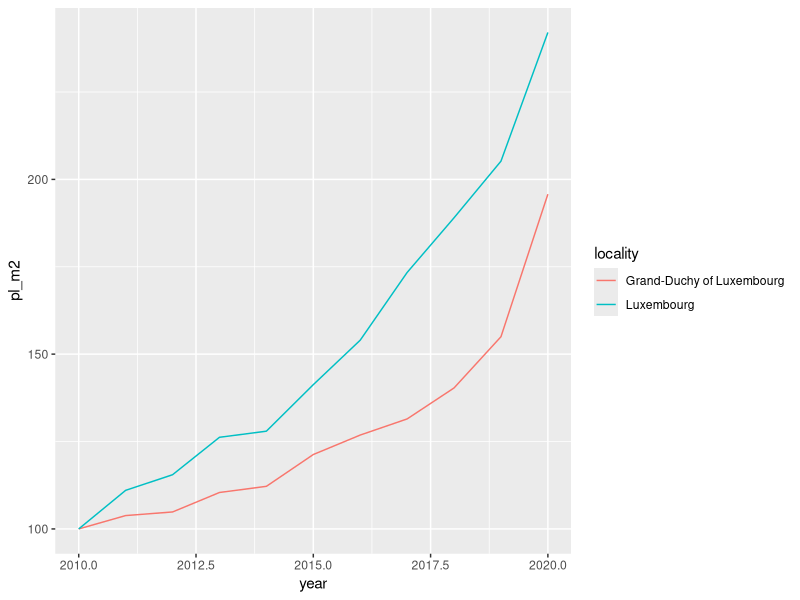
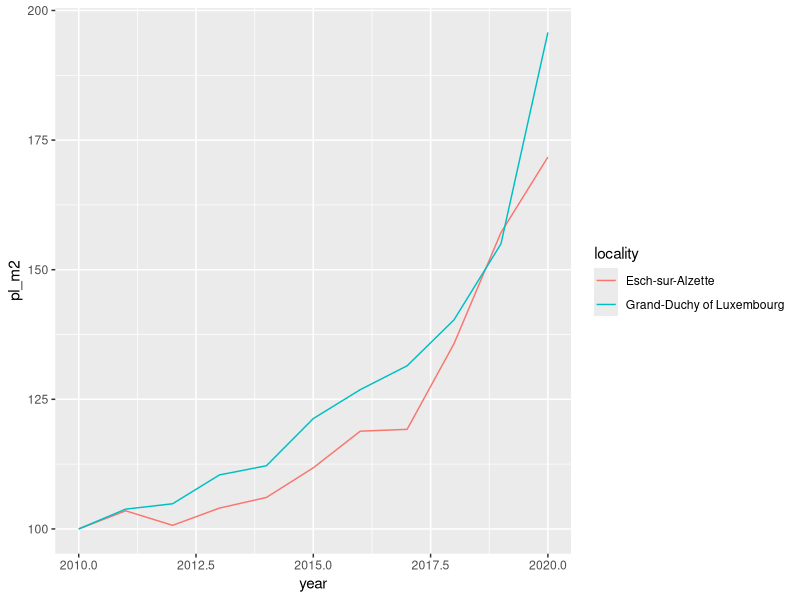
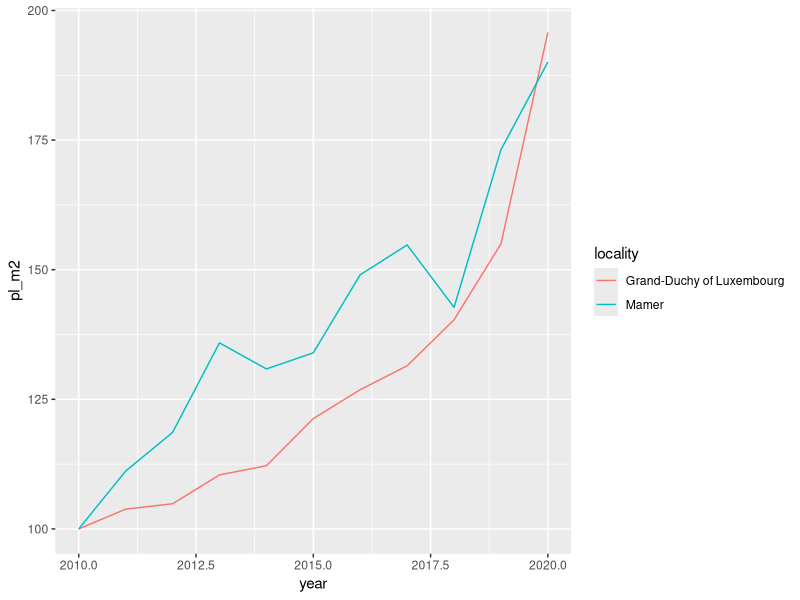
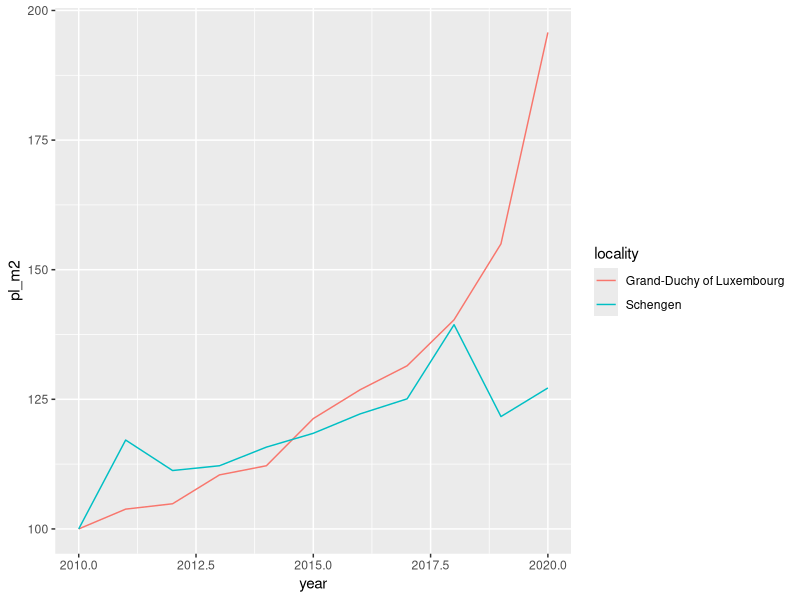
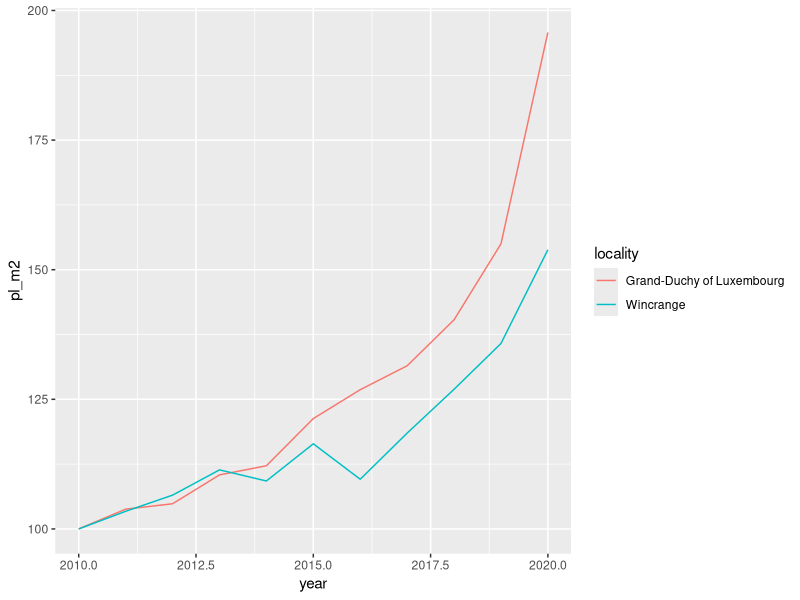

Write the R code that produced these figures, in order.
# This script analyses housing data for Luxembourg

library(dplyr)
library(ggplot2)
library(purrr)
library(tidyr)

#Let's load the datasets:

commune_level_data <- read.csv("datasets/commune_level_data.csv")
country_level_data <- read.csv("datasets/country_level_data.csv")

#Let's compute the Laspeyeres index for each commune:

commune_level_data <- commune_level_data %>%
  group_by(locality) %>%
  mutate(p0 = ifelse(year == "2010", average_price_nominal_euros, NA)) %>%
  fill(p0, .direction = "down") %>%
  mutate(p0_m2 = ifelse(year == "2010", average_price_m2_nominal_euros, NA)) %>%
  fill(p0_m2, .direction = "down") %>%
  ungroup() %>%
  mutate(pl = average_price_nominal_euros/p0*100,
         pl_m2 = average_price_m2_nominal_euros/p0_m2*100)


#Let's also compute it for the whole country:

country_level_data <- country_level_data %>%
  mutate(p0 = ifelse(year == "2010", average_price_nominal_euros, NA)) %>%
  fill(p0, .direction = "down") %>%
  mutate(p0_m2 = ifelse(year == "2010", average_price_m2_nominal_euros, NA)) %>%
  fill(p0_m2, .direction = "down") %>%
  mutate(pl = average_price_nominal_euros/p0*100,
         pl_m2 = average_price_m2_nominal_euros/p0_m2*100)


#We are going to create a plot for 5 communes and compare the price evolution in the communes
#to the national price evolution. Let's first list the communes:

communes <- c("Luxembourg",
              "Esch-sur-Alzette",
              "Mamer",
              "Schengen",
              "Wincrange")

# Luxembourg

filtered_data <- commune_level_data %>%
  filter(locality == communes[1])

data_to_plot <- bind_rows(
  country_level_data,
  filtered_data
)

lux_plot <- ggplot(data_to_plot) +
  geom_line(aes(y = pl_m2,
                x = year,
                group = locality,
                colour = locality))


# Esch sur Alzette

filtered_data <- commune_level_data %>%
  filter(locality == communes[2])

data_to_plot <- bind_rows(
  country_level_data,
  filtered_data
)

esch_plot <- ggplot(data_to_plot) +
  geom_line(aes(y = pl_m2,
                x = year,
                group = locality,
                colour = locality))

# Mamer

filtered_data <- commune_level_data %>%
  filter(locality == communes[3])

data_to_plot <- bind_rows(
  country_level_data,
  filtered_data
)

mamer_plot <- ggplot(data_to_plot) +
  geom_line(aes(y = pl_m2,
                x = year,
                group = locality,
                colour = locality))

# Schengen

filtered_data <- commune_level_data %>%
  filter(locality == communes[4])

data_to_plot <- bind_rows(
  country_level_data,
  filtered_data
)

schengen_plot <- ggplot(data_to_plot) +
  geom_line(aes(y = pl_m2,
                x = year,
                group = locality,
                colour = locality))

# Wincrange

filtered_data <- commune_level_data %>%
  filter(locality == communes[5])

data_to_plot <- bind_rows(
  country_level_data,
  filtered_data
)

wincrange_plot <- ggplot(data_to_plot) +
  geom_line(aes(y = pl_m2,
                x = year,
                group = locality,
                colour = locality))

# Let's save the plots
ggsave("plots/lux_plot.pdf", lux_plot)
ggsave("plots/esch_plot.pdf", esch_plot)
ggsave("plots/mamer_plot.pdf", mamer_plot)
ggsave("plots/schengen_plot.pdf", schengen_plot)
ggsave("plots/wincrange_plot.pdf", wincrange_plot)
